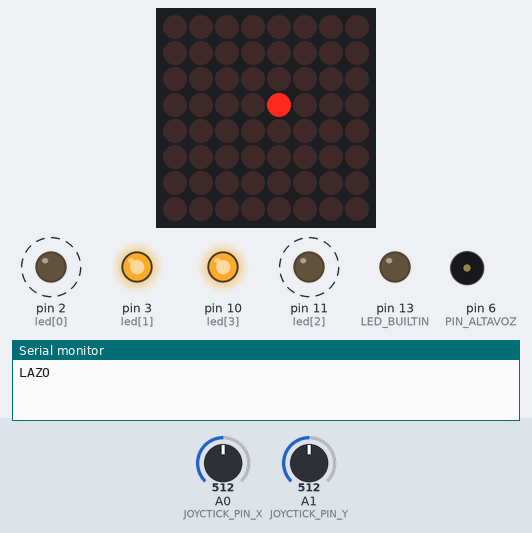
The program below on a simulated Arduino Uno, built with avr-gcc and run on an emulated ATmega328P. Parts: 8×8 LED matrix, output pins drawn as LEDs (lit = HIGH), buzzer (waves = sounding), the last lines printed to the serial monitor. Dashed ring = blinking. The inputs (shaded band) are chosen by the test bench; at power-on: A1 (JOYCTICK_PIN_Y) = 512, A0 (JOYCTICK_PIN_X) = 512. Random numbers use the default seed unless the program sets one.

Above: at 0.73 s.
1.3 s: A1 (JOYCTICK_PIN_Y) set to 390
At 3.1 s:
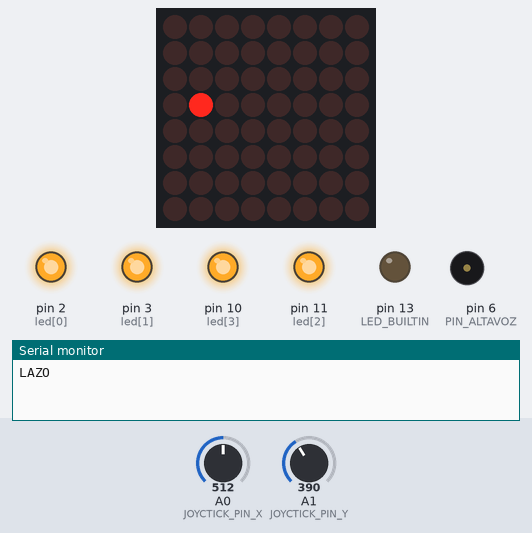
3.4 s: A0 (JOYCTICK_PIN_X) set to 417
5.9 s: A0 (JOYCTICK_PIN_X) set to 391
At 8.43 s:
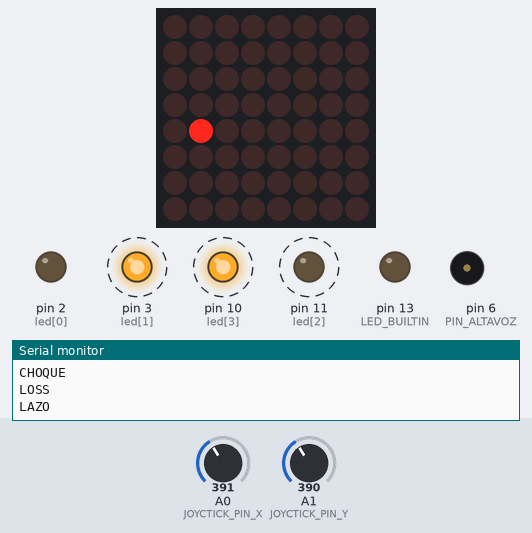
8.9 s: A1 (JOYCTICK_PIN_Y) set to 410
At 10.1 s:
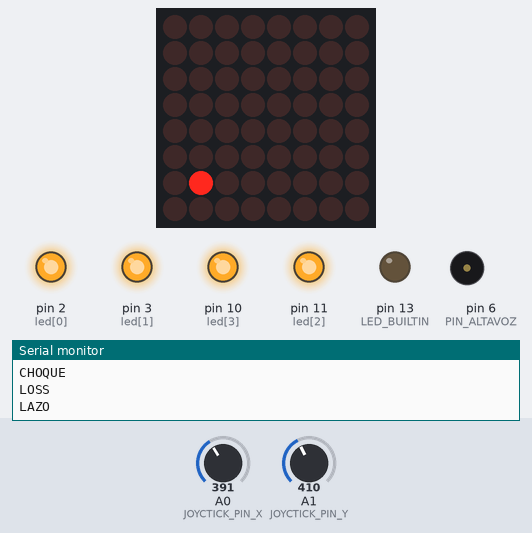
11.9 s: A1 (JOYCTICK_PIN_Y) set to 593
14.9 s: A1 (JOYCTICK_PIN_Y) set to 609
At 16.7 s:
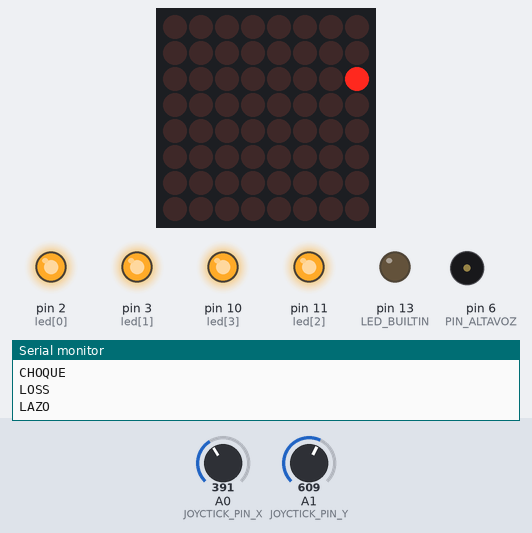
Timing chart, 0 to 23.0 s (numbered marks = the images above; inputs shaded):
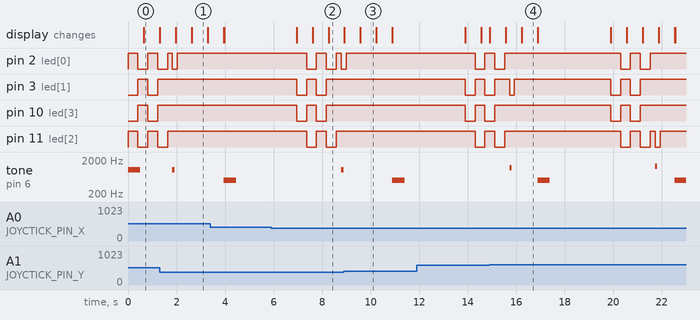

The program:

main.cpp
```cpp
#include <Arduino.h>
#include "Config.h"
#include "Snake.h"
#include "Simon.h"
void iniMatriz8x8(void)
{
  matrix.begin(0x70); // direccion I2C display
  matrix.setRotation(1);
  matrix.setTextSize(1);
  matrix.setTextWrap(false); // we dont want text to wrap so it scrolls nicely
  matrix.setTextColor(LED_ON);
}
void setup()
{

  Serial.begin(115000);

  pinMode(LED_BUILTIN, OUTPUT);
  digitalWrite(LED_BUILTIN, LOW);
  iniMatriz8x8();
#ifdef MENSAJE_INICIAL
  char mensajeInicial[] = MENSAJE_INICIAL;
  scrollMensaje(mensajeInicial);
#endif
  setupSnake();
  setupSimon();
  tone(PIN_ALTAVOZ, NOTA_DO, 500);
}
void loop()
{
  Serial.println("LAZO");
  iniSnake();
#ifdef ONLY_SNAKE
  while (1)
  {
    lazoSerpiente();
    hayCombinacion = true;
  }
#endif

  if (loopSimon())
  {
    Serial.println("WIN");
    hasGanado();
    delay(1000);
    goToLowPower();
  }
  else
  {
    hasPerdido();
    Serial.println("LOSS");
    if ((millis() - tickApagar) > TIEMPO_APAGADO_SIN_PULSAR_TECLA)
      goToLowPower();
  }
}
```

Simon.h
```cpp
#include <Arduino.h>
#include <LowPower.h>
#include "Config.h"
int secuencia[INTENTOS];

//bool delayOn = false;

void delayLowPower(unsigned long tiempo)
{
  unsigned long tick = millis();
  while ((millis() - tick) < tiempo && !lazoSerpiente())
  {
    delay(10);
  }
}
void enciendeLedAndPita(int n)
{
  tone(PIN_ALTAVOZ, notas[n], 100);
  digitalWrite(led[n], LOW);
  delayLowPower(TIEMPO_ON);
  digitalWrite(led[n], HIGH);
}
boolean leePulsador(int cual)
{
  int tiempo = TIEMPO_PULSAR / 10;
  for (int k = 0; k < tiempo; k++)
    for (int n = 0; n < BOTONES; n++)
    {
      if (serpienteMuerta)
        return false;
      if (!digitalRead(led[n]))
      {
        tickApagar = millis();
        enciendeLedAndPita(n);
        if (n == cual)
          return true;
        else
          return false;
      }
      delayLowPower(10);
    }
  return false;
}

void todosLeds(boolean encendidos)
{

  for (int n = 0; n < BOTONES; n++)
    digitalWrite(led[n], encendidos);
}

void lucesFinal()
{
  // azul,rojo,verde

  for (byte n = 0; n < 5; n++)
  {
    enciendeLedAndPita(0); // azul
    delayLowPower(TIEMPO_OFF);
  }
  for (byte n = 0; n < 7; n++)
  {
    enciendeLedAndPita(1); // rojo
    delayLowPower(TIEMPO_OFF);
  }
  for (byte n = 0; n < 4; n++)
  {
    enciendeLedAndPita(2); // Verde
    delayLowPower(TIEMPO_OFF);
  }
  delayLowPower(1000);
}

void ledsInicio()
{

  for (int n = 0; n < INTENTOS; n++)
  {
    secuencia[n] = random(BOTONES); // para eso utiliza randon
  }

  for (int k = 0; k < VECES_INTERMITENTE; k++)
  {
    for (int n = 0; n < BOTONES; n++)
      digitalWrite(led[n], !(n % 2));
    delayLowPower(TIEMPO_OFF);
    for (int n = 0; n < BOTONES; n++)
      digitalWrite(led[n], (n % 2));
    delayLowPower(TIEMPO_OFF);
  }
  todosLeds(HIGH);
  delayLowPower(TIEMPO_ON);
}

void ledsError()
{

  for (int k = 0; k < VECES_INTERMITENTE; k++)
  {
    todosLeds(LOW);
    delayLowPower(TIEMPO_ON);
    todosLeds(HIGH);
    delayLowPower(TIEMPO_OFF);
  }
}
void setupSimon()
{

  randomSeed(analogRead(A0)); // inicia el array con los numeros aleatorios
  for (int n = 0; n < BOTONES; n++)
  {
    pinMode(led[n], OUTPUT);
  }
  tickApagar = millis();
}
void secuenciaCorrecta()
{
  todosLeds(LOW);
  delayLowPower(TIEMPO_ON);
  todosLeds(HIGH);
  delayLowPower(TIEMPO_OFF);
}
bool loopSimon() // true win false loss
{

  ledsInicio();
  for (int k = 1; k < (INTENTOS + 1); k++)
  {

    while (hayFruta && !lazoSerpiente())
      ;
    if (serpienteMuerta)
      return false;
    hayCombinacion = false;
    // muestra secuencia
    for (int n = 0; n < k; n++)
    {
      enciendeLedAndPita(secuencia[n]);
      delayLowPower(TIEMPO_ON);
    }
    // Comprueba secuencia
    if (serpienteMuerta)
      return false;
    for (int n = 0; n < k; n++)
    {
      if (!leePulsador(secuencia[n]))
      {
        return false;
      }
      else
        hayCombinacion = true;
    }
    if (serpienteMuerta)
      return false;
    secuenciaCorrecta();
  }
  while (hayFruta && !lazoSerpiente())
    ;
  if (serpienteMuerta)
    return false;
  return true;
}
```

Snake.h
```cpp
#include <Adafruit_LEDBackpack.h>
#include <Wire.h> //libreria I2C
#include <Adafruit_GFX.h>
#include <LowPower.h>
#include "Config.h"
#define LONG_MAX INTENTOS + 1 // maxima longitud de la serpiente hace el primero y el ultimo
#define STEPVEL (VMAX - VMIN) / LONG_MAX

Adafruit_8x8matrix matrix = Adafruit_8x8matrix();
struct _punto
{
  char fila;
  char columna;
} serpiente[LONG_MAX], fruta;

enum _direcciones
{
  Up = 1,
  Down = 2,
  Right = 4,
  Left = 8
} direccion;

boolean hayFruta = false;        // hay una fruta
boolean hayCombinacion = false;  // hay que poner una fruta
boolean serpienteMuerta = false; // la serpiente murio

char longActual = 1;
int velocidad = VMAX; // 250


static const uint8_t PROGMEM
    smile_bmp[] =
        {B00111100,
         B01000010,
         B10100101,
         B10000001,
         B10100101,
         B10011001,
         B01000010,
         B00111100},
    neutral_bmp[] =
        {B00111100,
         B01000010,
         B10100101,
         B10000001,
         B10111101,
         B10000001,
         B01000010,
         B00111100},
    frown_bmp[] =
        {B00111100,
         B01000010,
         B10100101,
         B10000001,
         B10011001,
         B10100101,
         B01000010,
         B00111100};

volatile byte wakeupSource;
void wakeUp(void)
{
  wakeupSource = 1;
}
// Comprueba el Joystick y devuelve 0 si noha cambiado o un valor con la direccion seleccionada
byte leeJoystick()
{
  byte out = 0;
  static byte anterior = 0;
  int x = analogRead(JOYCTICK_PIN_X);
  int y = analogRead(JOYCTICK_PIN_Y);

  if (x > 600)
    out |= Up;
  else if (x < 400)
    out |= Down;

  if (y > 600)
    out |= Right;
  else if (y < 400)
    out |= Left;
  // Serial.println(out, HEX);
  if (out == anterior)
    return 0;

  anterior = out;
  return out;
}

void iniSnake()
{
  serpiente[0].fila = serpiente[0].columna = 4;
  direccion = Up;
  longActual = 1;
  hayFruta = false;
  finSerpienteFlag = false;
  velocidad = VMAX;
  hayCombinacion = false;
  serpienteMuerta = false;
}

void setupSnake() // Comienzo del juego
{
  randomSeed(analogRead(A1));
}

inline void dibujaSerpiente() // pinta la serpiente
{
  matrix.clear(); // clear display
  for (byte n = 0; n < longActual; n++)
    matrix.drawPixel(serpiente[n].fila, serpiente[n].columna, LED_ON);
  if (hayFruta)
    matrix.drawPixel(fruta.fila, fruta.columna, LED_ON); // dibuja fruta
  matrix.writeDisplay();
}

inline boolean estaEnSerpiente(char fila, char columna, char inicio) // true si el punto esta dentro de la serpiente inicio=0 incluye cabeza 1 sin cabeza
{
  for (byte n = inicio; n < longActual; n++)
    if ((serpiente[n].fila == fila) && (serpiente[n].columna == columna))
      return true;
  return (false);
}

inline boolean fueraTablero() // true si el punto esta fuera del tablero
{
  return (serpiente[0].columna > 7) || (serpiente[0].columna < 0) || (serpiente[0].fila > 7) || (serpiente[0].fila < 0);
}

void scrollMensaje(char mensaje[])
{
  int longitud = 0;
  while (mensaje[longitud])
    longitud++;
  int lineas = longitud * 6;
  for (int x = 0; x >= -lineas; x--)
  {
    matrix.clear();
    matrix.setCursor(x, 0);
    matrix.print(mensaje);
    matrix.writeDisplay();
    delay(100);
  }
}
void goToLowPower()
{
  for (int n = 0; n < BOTONES; n++)
    pinMode(led[n], INPUT);
  pinMode(PIN_ALTAVOZ, INPUT);
  // pinMode(LED_BUILTIN, INPUT);
  digitalWrite(0, LOW);
  digitalWrite(1, LOW);
  digitalWrite(13, LOW);
  Wire.beginTransmission(0x70);
  Wire.write(0x20); // turn off oscillator, puts HT16K33 into standby mode
  Wire.endTransmission();
  attachInterrupt(digitalPinToInterrupt(2), wakeUp, HIGH);
  attachInterrupt(digitalPinToInterrupt(3), wakeUp, HIGH);
  LowPower.powerDown(SLEEP_FOREVER, ADC_OFF, BOD_OFF);
  detachInterrupt(digitalPinToInterrupt(2));
  detachInterrupt(digitalPinToInterrupt(3));
  for (int n = 0; n < BOTONES; n++)
    pinMode(led[n], OUTPUT);
  pinMode(PIN_ALTAVOZ, OUTPUT);
  matrix.begin(0x70);
  tickApagar = millis();
}
inline void hasGanado() // Funcion cuando has ganado la  partida sonrie y saca coordenadas
{

  finSerpienteFlag = true;
  matrix.clear();
  matrix.drawBitmap(0, 0, smile_bmp, 8, 8, LED_ON);
  matrix.writeDisplay();
  delay(3000);
  #ifdef MENSAJE_FINAL
  char coordenadas[] = MENSAJE_FINAL;
  for (byte n = 0; n < REP_MENSAJE_FINAL; n++)
    scrollMensaje(coordenadas);
  #endif
}

inline void frutas() // Se encarga de ir sacando las frutas
{

  if (hayFruta)
  {
    if ((serpiente[0].fila == fruta.fila) && (serpiente[0].columna == fruta.columna))
    {
      longActual++; // si se la ha comido crece la serpiente
      velocidad -= STEPVEL;
      if (longActual == LONG_MAX)
        hasGanado();    // Si es lo suficientemente grande se acabo el juego
      hayFruta = false; // se come la fruta ya no hay
    }
  }
  else
  {
    if (hayCombinacion)
    {
      do
      {
        fruta.fila = random(8);
        fruta.columna = random(8);
      } while (estaEnSerpiente(fruta.fila, fruta.columna, 0));
      hayFruta = true;
      hayCombinacion = false;
    }
  }
}
void hasPerdido()
{
  tone(PIN_ALTAVOZ, NOTA_MAL, 500);
  matrix.clear();
  matrix.drawBitmap(0, 0, frown_bmp, 8, 8, LED_ON);
  matrix.writeDisplay();
  delay(3000);
}
inline void mueve() // Mueve la serpiente
{
  for (byte n = longActual; n >= 1; n--)
    serpiente[n] = serpiente[n - 1];
  serpiente[0].columna += (direccion == Up || direccion == Down) ? ((direccion == Down) ? 1 : -1) : 0;
  serpiente[0].fila += (direccion == Right || direccion == Left) ? ((direccion == Right) ? 1 : -1) : 0;
  if (fueraTablero() || estaEnSerpiente(serpiente[0].fila, serpiente[0].columna, 1)) // si se sale o choca se acaba
  {
    Serial.println("CHOQUE");
    serpienteMuerta = true;
  }
}
bool lazoSerpiente()
{
  // LEER 250MSG

  static unsigned long tiempo = millis();
  byte joystickValue = leeJoystick();
  if (((millis() - tiempo) > (unsigned long)velocidad) || joystickValue)
  {
    if (joystickValue)
    {
      tickApagar = millis();
      if (direccion == Right || direccion == Left)
      {
        if (joystickValue & Up)
          direccion = Up;
        else if (joystickValue & Down)
          direccion = Down;
      }
      else
      {
        if (joystickValue & Right)
          direccion = Right;
        else if (joystickValue & Left)
          direccion = Left;
      }
    }

    mueve();
    dibujaSerpiente();
    frutas();
    delay(2);
    tiempo = millis(); // espera a soltar
    delay(1);
  }
  return serpienteMuerta;
}
```

Config.h
```cpp
#pragma once
//bool errorSecuencia = false;
bool finSerpienteFlag=false;
unsigned long tickApagar;
#define MENSAJE_FINAL "N40 39.959  E03 38.179  GAME OVER"
#define REP_MENSAJE_FINAL 1
//#define MENSAJE_INICIAL "MAQUINA PARA DOS OPERADORES: UNO COMBINA Y OTRO SECUENCIA"
#define INTENTOS 10 //combinaciones
//define ONLY_SNAKE


//Pines
#define JOYCTICK_PIN_X A0
#define JOYCTICK_PIN_Y A1
#define JOYCTICK_PIN_PULSADOR A3
#define PIN_ALTAVOZ 6
#define BOTONES 4
const int led[BOTONES] = {2, 3, 11, 10};

//Snake
#define VMAX 650.0 // Velocidad máxima de la serpiente
#define VMIN 180.0 // velocidad mínima

//Simon
#define TIME_INTERMITENTE SLEEP_500MS
#define VECES_INTERMITENTE 2
#define TIEMPO_ON 200  // SLEEP_250MS
#define TIEMPO_OFF 400 // SLEEP_500MS
#define TIEMPO_PULSAR 1000
#define TIEMPO_APAGADO_SIN_PULSAR_TECLA 30000
//#define LAT "40 39.959"
//#define LONG "03 38.179"


//Sonidos

//Frecuencia de las notas musicales

#define NOTA_DO 1046
#define NOTA_RE 1174
#define NOTA_MI 1318
#define NOTA_FA 1396
#define NOTA_SOL 1567
#define NOTA_LA 1760
#define NOTA_SI 1975
const int notas[BOTONES] = {NOTA_DO, NOTA_RE, NOTA_MI, NOTA_FA}; //sonido de cada botón
//Melodias
int escala[7]={NOTA_DO,NOTA_RE,NOTA_MI,NOTA_FA,NOTA_SOL,NOTA_LA,NOTA_SI};
int partitura1[]={NOTA_LA,NOTA_SI,NOTA_LA,NOTA_SI,NOTA_LA,NOTA_SOL,NOTA_FA,NOTA_FA,NOTA_SOL};
int partitura2[]={NOTA_SOL,NOTA_LA,NOTA_SOL,NOTA_LA,NOTA_SOL,NOTA_MI,NOTA_RE,NOTA_RE,NOTA_MI};
#define NOTA_MAL 500

/*enum colores
{
  azul = 1,
  rojo = 2,
  verde = 3,
  naranja = 4
};*/
```

Measured:
- the behaviour switches between 400 and 399 on A0 (JOYCTICK_PIN_X) (found by bisection; images 1 and 2)
- the behaviour switches between 600 and 601 on A1 (JOYCTICK_PIN_Y) (found by bisection; images 3 and 4)
- by itself, tone on pin 6 (PIN_ALTAVOZ): plays 1174 Hz for 0.10 s, 500 Hz for 0.50 s, 1318 Hz for 0.10 s, 500 Hz for 0.46 s
- what the display in image 1 shows lasts 0.7 s, from 2.6 s to 3.3 s
